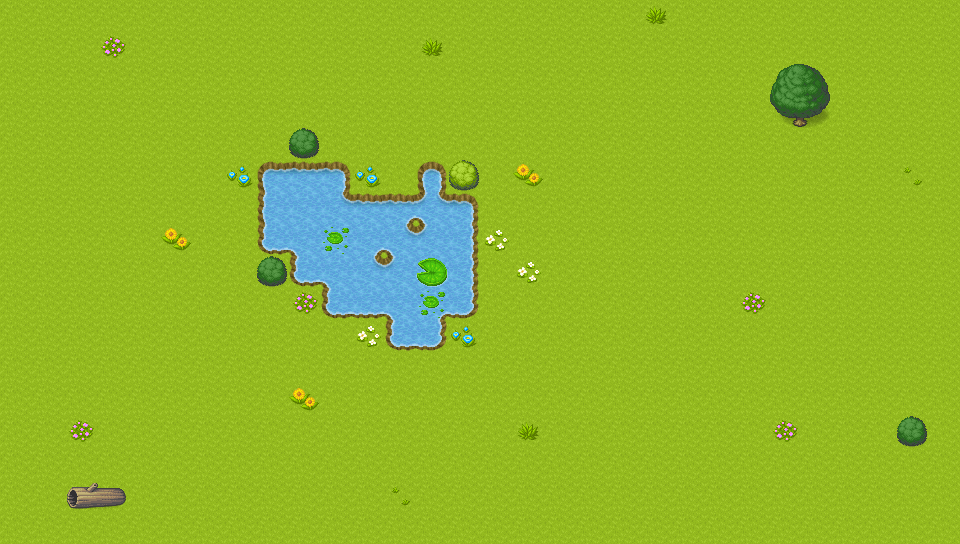

A level layout from a 2D game, rendered from its tile map. Below: a short description, then the map file with its tile-grid data intact:
An orthogonal 30x17 tile map with 32x32 px tiles, 4 tile layers (floor, water, decorations, obstacles), 2 tilesets.

<map version="1.9" tiledversion="1.9.2" orientation="orthogonal" renderorder="right-down" width="30" height="17" tilewidth="32" tileheight="32" infinite="0" nextlayerid="5" nextobjectid="1">
 <tileset firstgid="1" source="[Base]BaseChip_pipo.tsx" />
 <tileset firstgid="1065" source="[A]Water_pipo.tsx" />
 <layer id="2" name="floor" width="30" height="17">
  <data encoding="csv">
1,1,1,1,1,1,1,1,1,1,1,1,1,1,1,1,1,1,1,1,1,1,1,1,1,1,1,1,1,1,
1,1,1,1,1,1,1,1,1,1,1,1,1,1,1,1,1,1,1,1,1,1,1,1,1,1,1,1,1,1,
1,1,1,1,1,1,1,1,1,1,1,1,1,1,1,1,1,1,1,1,1,1,1,1,1,1,1,1,1,1,
1,1,1,1,1,1,1,1,1,1,1,1,1,1,1,1,1,1,1,1,1,1,1,1,1,1,1,1,1,1,
1,1,1,1,1,1,1,1,1,1,1,1,1,1,1,1,1,1,1,1,1,1,1,1,1,1,1,1,1,1,
1,1,1,1,1,1,1,1,1,1,1,1,1,1,1,1,1,1,1,1,1,1,1,1,1,1,1,1,1,1,
1,1,1,1,1,1,1,1,1,1,1,1,1,1,1,1,1,1,1,1,1,1,1,1,1,1,1,1,1,1,
1,1,1,1,1,1,1,1,1,1,1,1,1,1,1,1,1,1,1,1,1,1,1,1,1,1,1,1,1,1,
1,1,1,1,1,1,1,1,1,1,1,1,1,1,1,1,1,1,1,1,1,1,1,1,1,1,1,1,1,1,
1,1,1,1,1,1,1,1,1,1,1,1,1,1,1,1,1,1,1,1,1,1,1,1,1,1,1,1,1,1,
1,1,1,1,1,1,1,1,1,1,1,1,1,1,1,1,1,1,1,1,1,1,1,1,1,1,1,1,1,1,
1,1,1,1,1,1,1,1,1,1,1,1,1,1,1,1,1,1,1,1,1,1,1,1,1,1,1,1,1,1,
1,1,1,1,1,1,1,1,1,1,1,1,1,1,1,1,1,1,1,1,1,1,1,1,1,1,1,1,1,1,
1,1,1,1,1,1,1,1,1,1,1,1,1,1,1,1,1,1,1,1,1,1,1,1,1,1,1,1,1,1,
1,1,1,1,1,1,1,1,1,1,1,1,1,1,1,1,1,1,1,1,1,1,1,1,1,1,1,1,1,1,
1,1,1,1,1,1,1,1,1,1,1,1,1,1,1,1,1,1,1,1,1,1,1,1,1,1,1,1,1,1,
1,1,1,1,1,1,1,1,1,1,1,1,1,1,1,1,1,1,1,1,1,1,1,1,1,1,1,1,1,1
</data>
 </layer>
 <layer id="1" name="water" width="30" height="17">
  <data encoding="csv">
0,0,0,0,0,0,0,0,0,0,0,0,0,0,0,0,0,0,0,0,0,0,0,0,0,0,0,0,0,0,
0,0,0,0,0,0,0,0,0,0,0,0,0,0,0,0,0,0,0,0,0,0,0,0,0,0,0,0,0,0,
0,0,0,0,0,0,0,0,0,0,0,0,0,0,0,0,0,0,0,0,0,0,0,0,0,0,0,0,0,0,
0,0,0,0,0,0,0,0,0,0,0,0,0,0,0,0,0,0,0,0,0,0,0,0,0,0,0,0,0,0,
0,0,0,0,0,0,0,0,0,0,0,0,0,0,0,0,0,0,0,0,0,0,0,0,0,0,0,0,0,0,
0,0,0,0,0,0,0,0,1454,1455,1456,0,0,1461,0,0,0,0,0,0,0,0,0,0,0,0,0,0,0,0,
0,0,0,0,0,0,0,0,1518,1519,1717,1455,1643,1712,1456,0,0,0,0,0,0,0,0,0,0,0,0,0,0,0,
0,0,0,0,0,0,0,0,1582,1646,1519,1645,1773,1710,1520,0,0,0,0,0,0,0,0,0,0,0,0,0,0,0,
0,0,0,0,0,0,0,0,0,1582,1646,1709,1710,1519,1520,0,0,0,0,0,0,0,0,0,0,0,0,0,0,0,
0,0,0,0,0,0,0,0,0,0,1582,1583,1646,1645,1584,0,0,0,0,0,0,0,0,0,0,0,0,0,0,0,
0,0,0,0,0,0,0,0,0,0,0,0,1582,1584,0,0,0,0,0,0,0,0,0,0,0,0,0,0,0,0,
0,0,0,0,0,0,0,0,0,0,0,0,0,0,0,0,0,0,0,0,0,0,0,0,0,0,0,0,0,0,
0,0,0,0,0,0,0,0,0,0,0,0,0,0,0,0,0,0,0,0,0,0,0,0,0,0,0,0,0,0,
0,0,0,0,0,0,0,0,0,0,0,0,0,0,0,0,0,0,0,0,0,0,0,0,0,0,0,0,0,0,
0,0,0,0,0,0,0,0,0,0,0,0,0,0,0,0,0,0,0,0,0,0,0,0,0,0,0,0,0,0,
0,0,0,0,0,0,0,0,0,0,0,0,0,0,0,0,0,0,0,0,0,0,0,0,0,0,0,0,0,0,
0,0,0,0,0,0,0,0,0,0,0,0,0,0,0,0,0,0,0,0,0,0,0,0,0,0,0,0,0,0
</data>
 </layer>
 <layer id="3" name="decorations" width="30" height="17">
  <data encoding="csv">
0,0,0,0,0,0,0,0,0,0,0,0,0,0,0,0,0,0,0,0,49,0,0,0,0,0,0,0,0,0,
0,0,0,54,0,0,0,0,0,0,0,0,0,49,0,0,0,0,0,0,0,0,0,0,0,0,0,0,0,0,
0,0,0,0,0,0,0,0,0,0,0,0,0,0,0,0,0,0,0,0,0,0,0,0,0,0,0,0,0,0,
0,0,0,0,0,0,0,0,0,0,0,0,0,0,0,0,0,0,0,0,0,0,0,0,0,0,0,0,0,0,
0,0,0,0,0,0,0,0,0,0,0,0,0,0,0,0,0,0,0,0,0,0,0,0,0,0,0,0,0,0,
0,0,0,0,0,0,0,55,0,0,0,55,0,0,0,0,56,0,0,0,0,0,0,0,0,0,0,0,50,0,
0,0,0,0,0,0,0,0,0,0,0,0,0,0,0,0,0,0,0,0,0,0,0,0,0,0,0,0,0,0,
0,0,0,0,0,56,0,0,0,0,59,0,0,0,0,53,0,0,0,0,0,0,0,0,0,0,0,0,0,0,
0,0,0,0,0,0,0,0,0,0,0,0,0,60,0,0,53,0,0,0,0,0,0,0,0,0,0,0,0,0,
0,0,0,0,0,0,0,0,0,54,0,0,0,59,0,0,0,0,0,0,0,0,0,54,0,0,0,0,0,0,
0,0,0,0,0,0,0,0,0,0,0,53,0,0,55,0,0,0,0,0,0,0,0,0,0,0,0,0,0,0,
0,0,0,0,0,0,0,0,0,0,0,0,0,0,0,0,0,0,0,0,0,0,0,0,0,0,0,0,0,0,
0,0,0,0,0,0,0,0,0,56,0,0,0,0,0,0,0,0,0,0,0,0,0,0,0,0,0,0,0,0,
0,0,54,0,0,0,0,0,0,0,0,0,0,0,0,0,49,0,0,0,0,0,0,0,54,0,0,0,0,0,
0,0,0,0,0,0,0,0,0,0,0,0,0,0,0,0,0,0,0,0,0,0,0,0,0,0,0,0,0,0,
0,0,0,0,0,0,0,0,0,0,0,0,50,0,0,0,0,0,0,0,0,0,0,0,0,0,0,0,0,0,
0,0,0,0,0,0,0,0,0,0,0,0,0,0,0,0,0,0,0,0,0,0,0,0,0,0,0,0,0,0
</data>
 </layer>
 <layer id="4" name="obstacles" width="30" height="17">
  <data encoding="csv">
0,0,0,0,0,0,0,0,0,0,0,0,0,0,0,0,0,0,0,0,0,0,0,0,0,0,0,0,0,0,
0,0,0,0,0,0,0,0,0,0,0,0,0,0,0,0,0,0,0,0,0,0,0,0,0,0,0,0,0,0,
0,0,0,0,0,0,0,0,0,0,0,0,0,0,0,0,0,0,0,0,0,0,0,0,11,12,0,0,0,0,
0,0,0,0,0,0,0,0,0,0,0,0,0,0,0,0,0,0,0,0,0,0,0,0,19,20,0,0,0,0,
0,0,0,0,0,0,0,0,0,42,0,0,0,0,0,0,0,0,0,0,0,0,0,0,0,0,0,0,0,0,
0,0,0,0,0,0,0,0,0,0,0,0,0,0,41,0,0,0,0,0,0,0,0,0,0,0,0,0,0,0,
0,0,0,0,0,0,0,0,0,0,0,0,0,0,0,0,0,0,0,0,0,0,0,0,0,0,0,0,0,0,
0,0,0,0,0,0,0,0,0,0,0,0,0,0,0,0,0,0,0,0,0,0,0,0,0,0,0,0,0,0,
0,0,0,0,0,0,0,0,42,0,0,0,0,0,0,0,0,0,0,0,0,0,0,0,0,0,0,0,0,0,
0,0,0,0,0,0,0,0,0,0,0,0,0,0,0,0,0,0,0,0,0,0,0,0,0,0,0,0,0,0,
0,0,0,0,0,0,0,0,0,0,0,0,0,0,0,0,0,0,0,0,0,0,0,0,0,0,0,0,0,0,
0,0,0,0,0,0,0,0,0,0,0,0,0,0,0,0,0,0,0,0,0,0,0,0,0,0,0,0,0,0,
0,0,0,0,0,0,0,0,0,0,0,0,0,0,0,0,0,0,0,0,0,0,0,0,0,0,0,0,0,0,
0,0,0,0,0,0,0,0,0,0,0,0,0,0,0,0,0,0,0,0,0,0,0,0,0,0,0,0,42,0,
0,0,0,0,0,0,0,0,0,0,0,0,0,0,0,0,0,0,0,0,0,0,0,0,0,0,0,0,0,0,
0,0,47,48,0,0,0,0,0,0,0,0,0,0,0,0,0,0,0,0,0,0,0,0,0,0,0,0,0,0,
0,0,0,0,0,0,0,0,0,0,0,0,0,0,0,0,0,0,0,0,0,0,0,0,0,0,0,0,0,0
</data>
 </layer>
</map>
